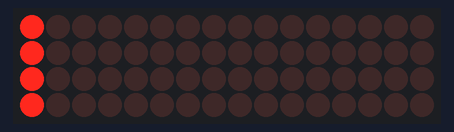
A sketch run on a simulated ESP32. On the bench: 16×4 LED matrix. Wiring (inferred from the names in the program): LED cube drawn one layer per row (orientation assumed): layers GPIO 15, GPIO 16, GPIO 17, GPIO 1; columns GPIO 2, GPIO 4, GPIO 5, GPIO 18, GPIO 19, GPIO 21, GPIO 22, GPIO 23, GPIO 13, GPIO 12, GPIO 14, GPIO 27, GPIO 26, GPIO 25, GPIO 33, GPIO 32.

Above: at 0.1 s.
At 1.8 s:
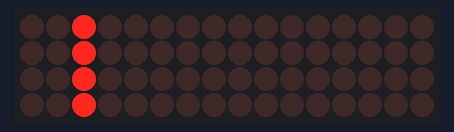
At 3.4 s:
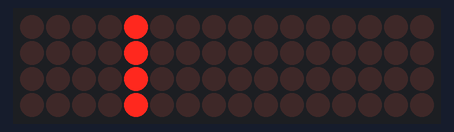
At 6.8 s:
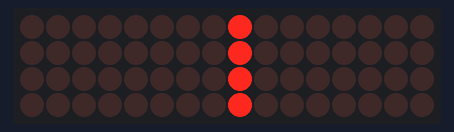
At 10.1 s:
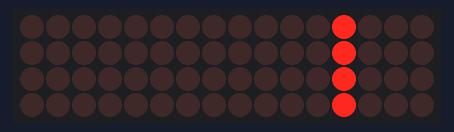
At 14.3 s:
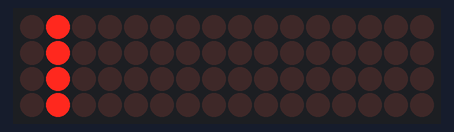

The sketch:

column.ino
```cpp
// ===============================
// 4x4x4 LED Cube - Column Glow
// ===============================

// Column pins
int columns[16] = {
  2, 4, 5, 18,
  19, 21, 22, 23,
  13, 12, 14, 27,
  26, 25, 33, 32
};

// Layer pins
int layers[4] = {
  15,   // Layer 1
  16,   // Layer 2 (RX2)
  17,   // Layer 3 (TX2)
  1     // Layer 4 (TX0)
};

// Turn OFF everything
void clearCube() {
  for (int i = 0; i < 16; i++) digitalWrite(columns[i], LOW);
  for (int i = 0; i < 4; i++) digitalWrite(layers[i], LOW);
}

// Light one full column
void lightColumn(int col) {

  // Repeat for persistence (multiplexing)
  for (int repeat = 0; repeat < 100; repeat++) {

    for (int l = 0; l < 4; l++) {

      clearCube();

      digitalWrite(columns[col], HIGH);
      digitalWrite(layers[l], HIGH);

      delayMicroseconds(2000);
    }
  }
}

void setup() {
  for (int i = 0; i < 16; i++) pinMode(columns[i], OUTPUT);
  for (int i = 0; i < 4; i++) pinMode(layers[i], OUTPUT);
}

void loop() {

  // Scan all columns
  for (int c = 0; c < 16; c++) {
    lightColumn(c);
  }
}
```

Measured:
- by itself, everything shown: repeats every 13.4 s, in 16 steps
- what the display in image 1 shows lasts 0.9 s, from 1.7 s to 2.6 s
